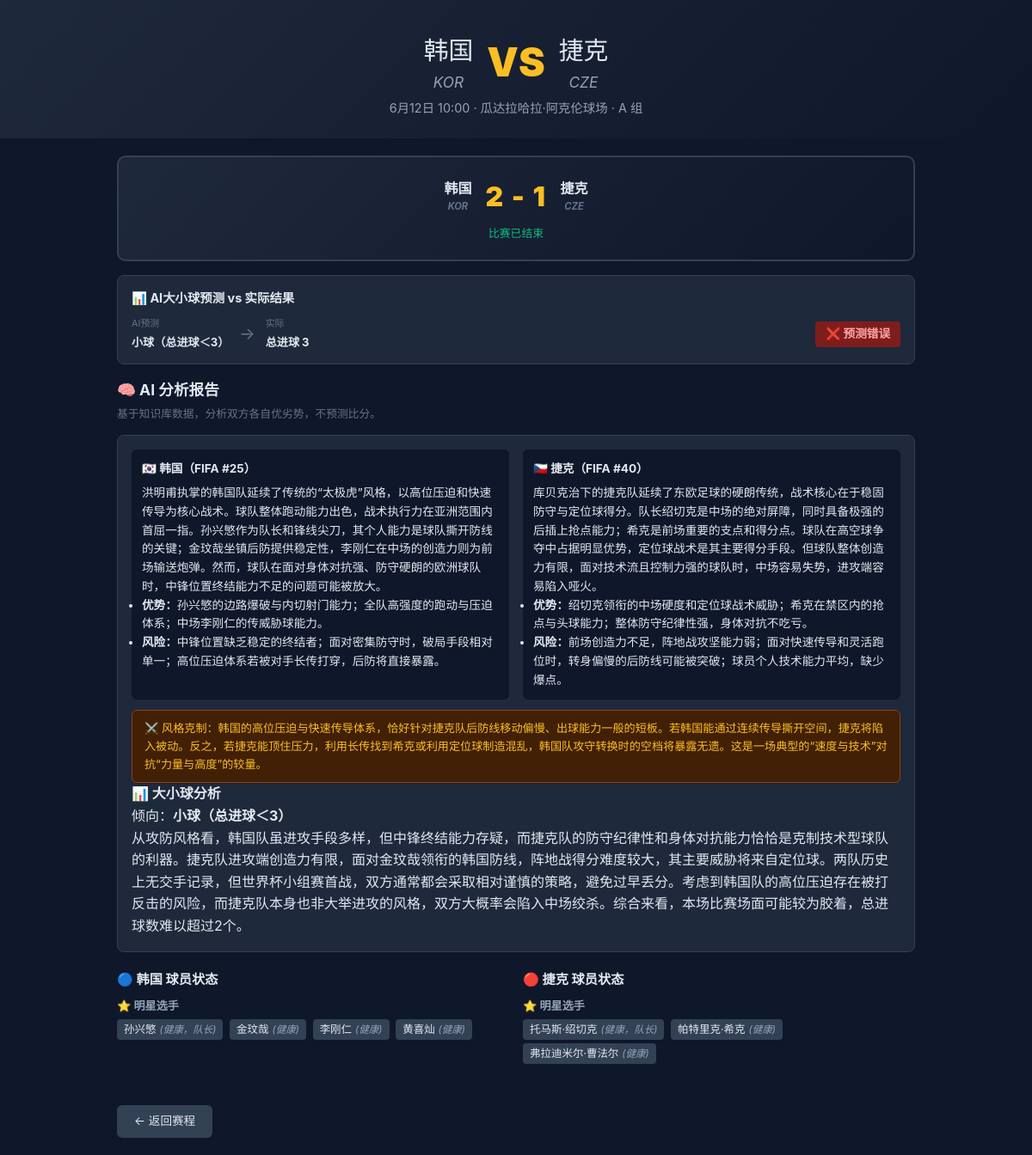
/match/2, run on the app's committed database.
### tables this page shows
CREATE TABLE teams (
        id INTEGER PRIMARY KEY, name TEXT, fifa_code TEXT, group_name TEXT,
        fifa_rank INTEGER DEFAULT NULL, coach TEXT DEFAULT NULL,
        style TEXT DEFAULT NULL, strengths TEXT DEFAULT NULL,
        weaknesses TEXT DEFAULT NULL, has_detail INTEGER DEFAULT 0);

CREATE TABLE matches (
        id INTEGER PRIMARY KEY, team_a_id INTEGER, team_b_id INTEGER,
        match_date TEXT, venue TEXT, group_name TEXT, team_a_score INTEGER DEFAULT NULL, team_b_score INTEGER DEFAULT NULL);

CREATE TABLE report_cache (
        match_id INTEGER PRIMARY KEY, report_html TEXT,
        created_at TIMESTAMP DEFAULT CURRENT_TIMESTAMP);

CREATE TABLE players (
        id INTEGER PRIMARY KEY, team_id INTEGER, name TEXT, category TEXT,
        age INTEGER, position TEXT, status TEXT, recent_form TEXT,
        FOREIGN KEY (team_id) REFERENCES teams(id));

### app.py (the view)
@app.route("/match/<int:match_id>")
def match(match_id):
    m, a, b, h2h, a_players, b_players = get_match(match_id)
    if m is None:
        return render_template("match.html", match=None), 404
    def classify_players(players):
        result = {}
        for p in players:
            cat = p["category"]
            if cat not in result:
                result[cat] = []
            result[cat].append(p)
        return result
    a_score = m["team_a_score"]
    b_score = m["team_b_score"]
    is_completed = a_score is not None and b_score is not None
    pred_result = None
    if is_completed:
        total_goals = a_score + b_score
        ai_pred = get_prediction_for_match(match_id)
        if ai_pred == "大球":
            pred_result = {
                "prediction": "大球（总进球≥3）",
                "actual": f"总进球 {total_goals}",
                "correct": total_goals >= 3,
            }
        elif ai_pred == "小球":
            pred_result = {
                "prediction": "小球（总进球＜3）",
                "actual": f"总进球 {total_goals}",
                "correct": total_goals < 3,
            }
    report = generate_match_report(match_id, a, b, a_players, b_players, h2h)
    return render_template(
        "match.html",
        match=m,
        team_a=a,
        team_b=b,
        h2h=h2h,
        a_players_by_cat=classify_players(a_players),
        b_players_by_cat=classify_players(b_players),
        cat_labels=CATEGORY_LABELS,
        report=report,
        is_completed=is_completed,
        pred_result=pred_result,
    )

### ai_engine.py (called while the page is built)
def generate_match_report(match_id, team_a, team_b, a_players, b_players, h2h):
    from models import get_cached_report, save_report_cache
    cached = get_cached_report(match_id)
    if cached:
        return cached
    api_key = os.environ.get("DEEPSEEK_API_KEY")
    report = _generate_with_deepseek(api_key, team_a, team_b, a_players, b_players, h2h) if api_key \
        else _generate_rule_based(team_a, team_b, a_players, b_players, h2h)
    save_report_cache(match_id, report)
    return report

### models.py (called while the page is built)
def get_match(match_id):
    conn = sqlite3.connect(DB_PATH); conn.row_factory = sqlite3.Row
    m = conn.execute("SELECT * FROM matches WHERE id=?", (match_id,)).fetchone()
    if not m: conn.close(); return None,None,None,None,[],[]
    a = conn.execute("SELECT * FROM teams WHERE id=?",(m["team_a_id"],)).fetchone()
    b = conn.execute("SELECT * FROM teams WHERE id=?",(m["team_b_id"],)).fetchone()
    h2h = conn.execute("SELECT * FROM head_to_head WHERE (team_a_id=? AND team_b_id=?) OR (team_a_id=? AND team_b_id=?)",
        (m["team_a_id"],m["team_b_id"],m["team_b_id"],m["team_a_id"])).fetchone()
    ap = conn.execute("SELECT * FROM players WHERE team_id=?",(m["team_a_id"],)).fetchall()
    bp = conn.execute("SELECT * FROM players WHERE team_id=?",(m["team_b_id"],)).fetchall()
    conn.close(); return m,a,b,h2h,ap,bp

def get_cached_report(match_id):
    conn = sqlite3.connect(DB_PATH)
    row = conn.execute("SELECT report_html FROM report_cache WHERE match_id=?", (match_id,)).fetchone()
    conn.close()
    return row[0] if row else None

def get_prediction_for_match(match_id):
    import re
    report = get_cached_report(match_id)
    if not report:
        return None
    m = re.search(r'倾向[：:]\s*<strong[^>]*>(.*?)</strong>', report)
    if m:
        text = m.group(1)
        if '大球' in text:
            return '大球'
        elif '小球' in text:
            return '小球'
    m2 = re.search(r'倾向[：:].*?(大球|小球)', report)
    if m2:
        return m2.group(1)
    return None

### templates/match.html (shortened to what this page needs)
<!DOCTYPE html>
<html lang="zh">
<head>
<link rel="stylesheet" href="/static/style.css">
</head>
<body>
{% if match %}
<header class="header match-header">
  <div class="vs-title">
    <span class="team-a">{{ team_a.name }} <em>{{ team_a.fifa_code }}</em></span>
    <span class="vs">VS</span>
    <span class="team-b">{{ team_b.name }} <em>{{ team_b.fifa_code }}</em></span>
  </div>
  <p class="subtitle">{{ match.match_date }} · {{ match.venue }} · {{ match.group_name }} 组</p>
</header>
<main class="container">
  {% if is_completed %}
  <section class="match-result-banner">
    <div class="result-score">
      <span class="result-team">{{ team_a.name }} <em>{{ team_a.fifa_code }}</em></span>
      <span class="result-score-num">{{ match.team_a_score }} - {{ match.team_b_score }}</span>
      <span class="result-team">{{ team_b.name }} <em>{{ team_b.fifa_code }}</em></span>
    </div>
    <div class="result-status">比赛已结束</div>
  </section>
  {% if pred_result %}
  <section class="prediction-comparison">
    <h3>📊 AI大小球预测 vs 实际结果</h3>
    <div class="pred-compare-row">
      <div class="pred-side">
        <span class="pred-label">AI预测</span>
        <strong>{{ pred_result.prediction }}</strong>
      </div>
      <span class="pred-vs-arrow">→</span>
      <div class="pred-side">
        <span class="pred-label">实际</span>
        <strong>{{ pred_result.actual }}</strong>
      </div>
      <div class="pred-outcome {{ 'pred-correct' if pred_result.correct else 'pred-wrong' }}">
        {{ '✅ 预测正确' if pred_result.correct else '❌ 预测错误' }}
      </div>
    </div>
  </section>
  {% endif %}
  {% endif %}
  <section class="ai-report">
    <h2>🧠 AI 分析报告</h2>
    <p class="ai-disclaimer">基于知识库数据，分析双方各自优劣势，不预测比分。</p>
    <div class="report-body">{{ report | safe }}</div>
  </section>
  <section class="players-comparison">
    <div class="team-col">
      <h3>🔵 {{ team_a.name }} 球员状态</h3>
      {% if a_players_by_cat %}
        {% for cat, plist in a_players_by_cat.items() %}
        <div class="player-mini-group"><strong>{{ cat_labels.get(cat, cat) }}</strong>
          {% for p in plist %}
          <span class="player-tag">{{ p.name }}<i>({{ p.status }})</i></span>
          {% endfor %}
        </div>
        {% endfor %}
      {% else %}
        <p class="no-players">暂无球员数据</p>
      {% endif %}
    </div>
    <div class="team-col">
      <h3>🔴 {{ team_b.name }} 球员状态</h3>
      {% if b_players_by_cat %}
        {% for cat, plist in b_players_by_cat.items() %}
        <div class="player-mini-group"><strong>{{ cat_labels.get(cat, cat) }}</strong>
          {% for p in plist %}
          <span class="player-tag">{{ p.name }}<i>({{ p.status }})</i></span>
          {% endfor %}
        </div>
        {% endfor %}
      {% else %}
        <p class="no-players">暂无球员数据</p>
      {% endif %}
    </div>
  </section>
  <a href="/" class="btn-back">← 返回赛程</a>
</main>
{% endif %}
</body>
</html>

### static/style.css (style rules this page uses)
* { margin:0;padding:0;box-sizing:border-box }
body { font-family:-apple-system,BlinkMacSystemFont,"Segoe UI",Roboto,sans-serif;background:#0f172a;color:#e2e8f0;min-height:100vh;line-height:1.6 }
a { color:#818cf8;text-decoration:none }
.header { text-align:center;padding:36px 16px 24px;background:linear-gradient(135deg,#1e293b,#0f172a) }
.subtitle { color:#94a3b8;font-size:.9rem;margin-top:4px }
.match-header .vs-title { font-size:clamp(1.2rem,3vw,1.8rem);display:flex;justify-content:center;align-items:center;gap:16px;flex-wrap:wrap }
.vs { color:#fbbf24;font-weight:900;font-size:1.6em }
.team-a em,.team-b em { font-size:.6em;color:#94a3b8;display:block }
.container { max-width:960px;margin:0 auto;padding:20px 16px }
.ai-report { margin-bottom:20px }
.ai-report h2 { font-size:1.1rem;margin-bottom:4px }
.ai-disclaimer { font-size:.8rem;color:#64748b;margin-bottom:14px }
.report-body { border:1px solid #334155;border-radius:8px;padding:16px;background:#1e293b }
.report-grid { display:grid;grid-template-columns:1fr 1fr;gap:16px;font-size:.85rem }
.report-col { padding:12px;border-radius:6px;background:#0f172a }
.report-col h4 { margin-bottom:6px }
.style-clash { padding:10px 14px;margin-top:12px;background:#422006;border:1px solid #92400e;border-radius:6px;font-size:.82rem;color:#fbbf24 }
.players-comparison { display:grid;grid-template-columns:1fr 1fr;gap:16px;margin-bottom:20px }
.team-col h3 { font-size:.95rem;margin-bottom:8px }
.player-mini-group { margin-bottom:10px;font-size:.82rem }
.player-mini-group strong { color:#94a3b8;display:block;margin-bottom:3px }
.player-tag { display:inline-block;padding:2px 8px;margin:2px 4px 2px 0;background:#334155;border-radius:4px;font-size:.78rem }
.player-tag i { color:#94a3b8;margin-left:4px;font-size:.72rem }
.btn-back { display:inline-block;margin-top:16px;padding:8px 20px;border-radius:6px;background:#334155;color:#e2e8f0;font-size:.85rem }
.pred-wrong { background: #7f1d1d; color: #fca5a5; }
.match-result-banner { text-align: center; padding: 20px 16px; margin-bottom: 16px; background: linear-gradient(135deg, #1e293b, #0f172a); border: 2px solid #334155; border-radius: 10px; }
.result-score { display: flex; justify-content: center; align-items: center; gap: 16px; flex-wrap: wrap; }
.result-score-num { font-size: 2rem; font-weight: 900; color: #fbbf24; letter-spacing: .05em; }
.result-team { font-size: 1rem; font-weight: 700; color: #e2e8f0; }
.result-team em { color: #64748b; font-size: .7em; display: block; }
.result-status { color: #10b981; font-size: .8rem; margin-top: 8px; }
.prediction-comparison { padding: 14px 16px; margin-bottom: 16px; background: #1e293b; border: 1px solid #334155; border-radius: 8px; }
.prediction-comparison h3 { font-size: .9rem; margin-bottom: 10px; color: #e2e8f0; }
.pred-compare-row { display: flex; align-items: center; gap: 12px; flex-wrap: wrap; font-size: .82rem; }
.pred-side { display: flex; flex-direction: column; gap: 2px; }
.pred-label { font-size: .68rem; color: #64748b; text-transform: uppercase; }
.pred-vs-arrow { color: #64748b; font-size: 1.2rem; }
.pred-outcome { margin-left: auto; padding: 4px 12px; border-radius: 4px; font-weight: 700; font-size: .85rem; }

### data on the page
teams: name "韩国", fifa_code "KOR"
teams: name "捷克", fifa_code "CZE"
matches: match_date "6月12日 10:00", venue "瓜达拉哈拉·阿克伦球场", group_name "A", team_a_score "2", team_b_score "1"
report_cache: report_html "🇰🇷 韩国（FIFA #25） 洪明甫执掌的韩国队延续了传统的“太极虎”风格，以高位压迫和快速传导为核心战术。球队整体跑动能力出色，战术执行力在亚洲范围内首屈一指。孙兴慜作为队长和锋线尖刀，其个人能力是球队撕开防线的关键；金玟哉坐镇后防提供稳定性，李刚仁在中场的创造力则为前场输送炮弹。然而，球队在面对身体对抗强、防守硬朗的欧洲球队时，中锋位置终结能力不足的问题可能被放大。 优势： 孙兴慜的边路爆破与内切射门能力；全队高强度的跑动与压迫体系；中场李刚仁的传威胁球能力。 风险： 中锋位置缺乏稳定的终结者；面对密集防守时，破局手段相对单一；高位压迫体系若被对手长传打穿，后防将直接暴露。 🇨🇿 捷克（FIFA #40） 库贝克治下的捷克队延续了东欧足球的硬朗传统，战术核心在于稳固防守与定位球得分。队长绍切克是中场的绝对屏障，同时具备极强的后插上抢点能力；希克是前场重要的支点和得分点。球队在高空球争夺中占据明显优势，定位球战术是其主要得分手段。但球队整体创造力有限，面对技术流且控制力强的球队时，中场容易失势，进攻端容易陷入哑火。 优势： 绍切克领衔的中场硬度和定位球战术威胁；希克在禁区内的抢点与头球能力；整体防守纪律性强，身体对抗不吃亏。 风险： 前场创造力不足，阵地战攻坚能力弱；面对快速传导和灵活跑位时，转身偏慢的后防线可能被突破；球员个人技术能力平均，缺少爆点。 ⚔️…"
players: get "⭐ 明星选手", name "孙兴慜", status "健康，队长"
players: name "金玟哉", status "健康"
players: name "李刚仁", status "健康"
players: name "黄喜灿", status "健康"
players: get "⭐ 明星选手", name "托马斯·绍切克", status "健康，队长"
players: name "帕特里克·希克", status "健康"
players: name "弗拉迪米尔·曹法尔", status "健康"

### other printed values
{{ pred_result.prediction }} "小球（总进球＜3）"
{{ pred_result.actual }} "总进球 3"
{{ '✅ 预测正确' if pred_result.correct else '❌ 预测错误' }} "❌ 预测错误"
